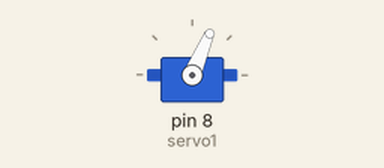
Bench run of a sketch on a simulated Arduino Uno, built with avr-gcc and run on an emulated ATmega328P. On the bench: servo.

Above: at 2.05 s.
At 3.5 s:
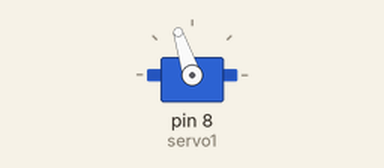
At 5.0 s:
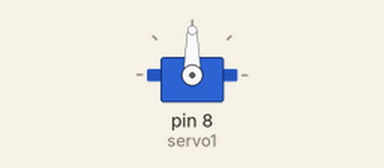
Timing chart, 0 to 8.9 s (numbered marks = the images above):
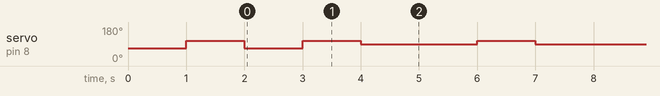

Measured:
- by itself, servo on pin 8 (servo1): 67° → 108° at 1.0 s, → 67° 1.0 s later, → 108° 1.0 s later, → 90° 1.0 s later, … (87 changes in this stretch)

The sketch:

codigo_9dragons.ino
```cpp
#include <Servo.h>
Servo servo1;
int delt=23;
void setup(){
Serial.begin(9600);
servo1.attach(8);

servo1.write(90-delt);
delay(1000);

servo1.write(90+delt-5);
delay(1000);

}


void loop(){

  servo1.write(90-delt);
delay(1000);
for(int i=1;i<=100;i++){
servo1.write(90+delt-5);
delay(1000);
servo1.write(90);
delay(2000);}

}
```
